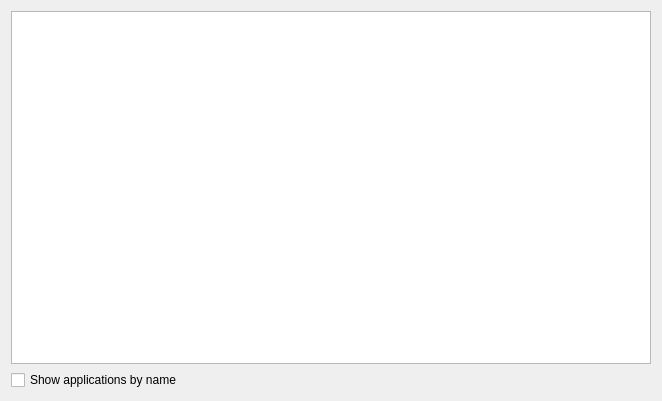
<?xml version="1.0" encoding="UTF-8"?>
<ui version="4.0">
 <class>Config</class>
 <widget class="QWidget" name="Config">
  <property name="geometry">
   <rect>
    <x>0</x>
    <y>0</y>
    <width>662</width>
    <height>401</height>
   </rect>
  </property>
  <layout class="QVBoxLayout" name="verticalLayout">
   <item>
    <widget class="QPlainTextEdit" name="configData">
     <property name="plainText">
      <string/>
     </property>
    </widget>
   </item>
   <item>
    <widget class="QCheckBox" name="showAppsByName">
     <property name="text">
      <string>Show applications by name</string>
     </property>
    </widget>
   </item>
  </layout>
 </widget>
 <resources/>
 <connections/>
</ui>
